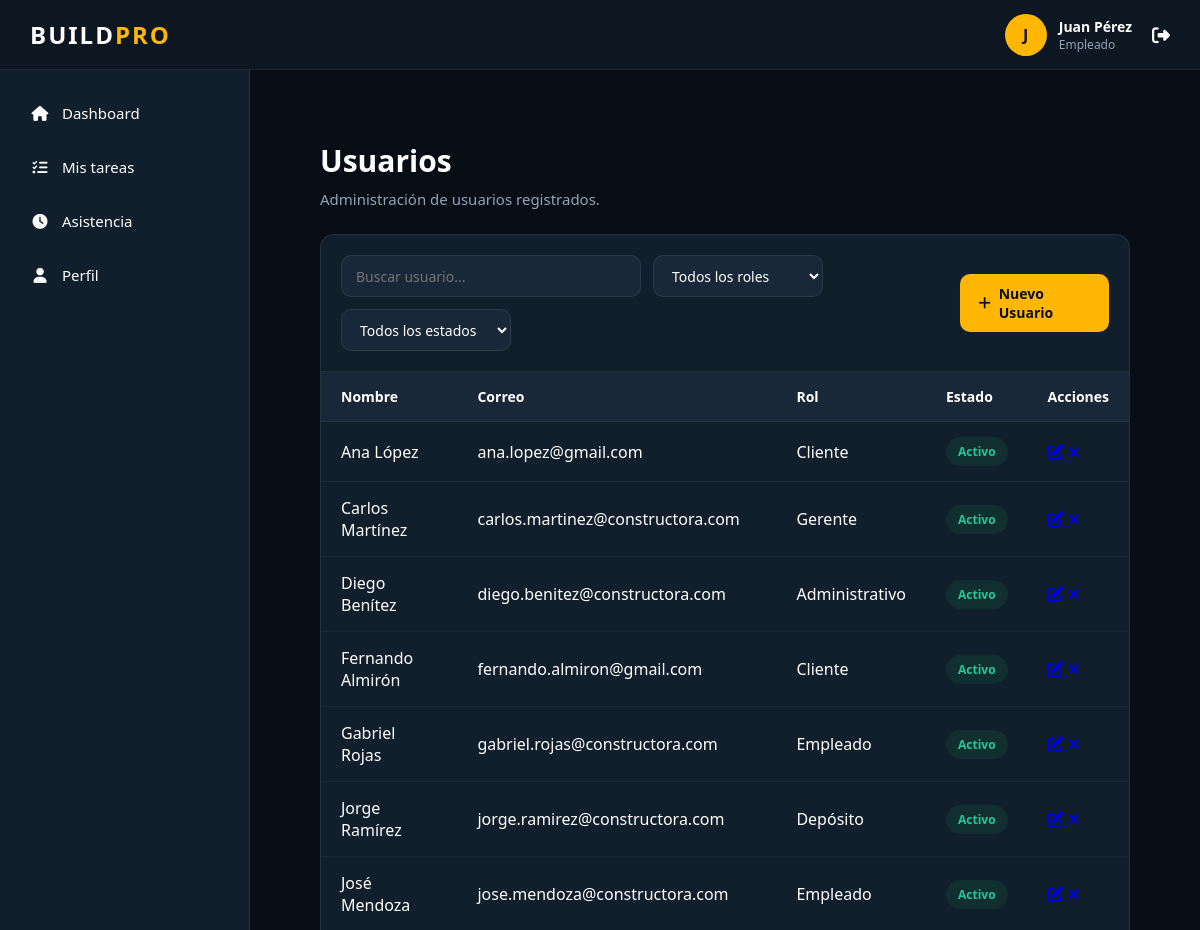
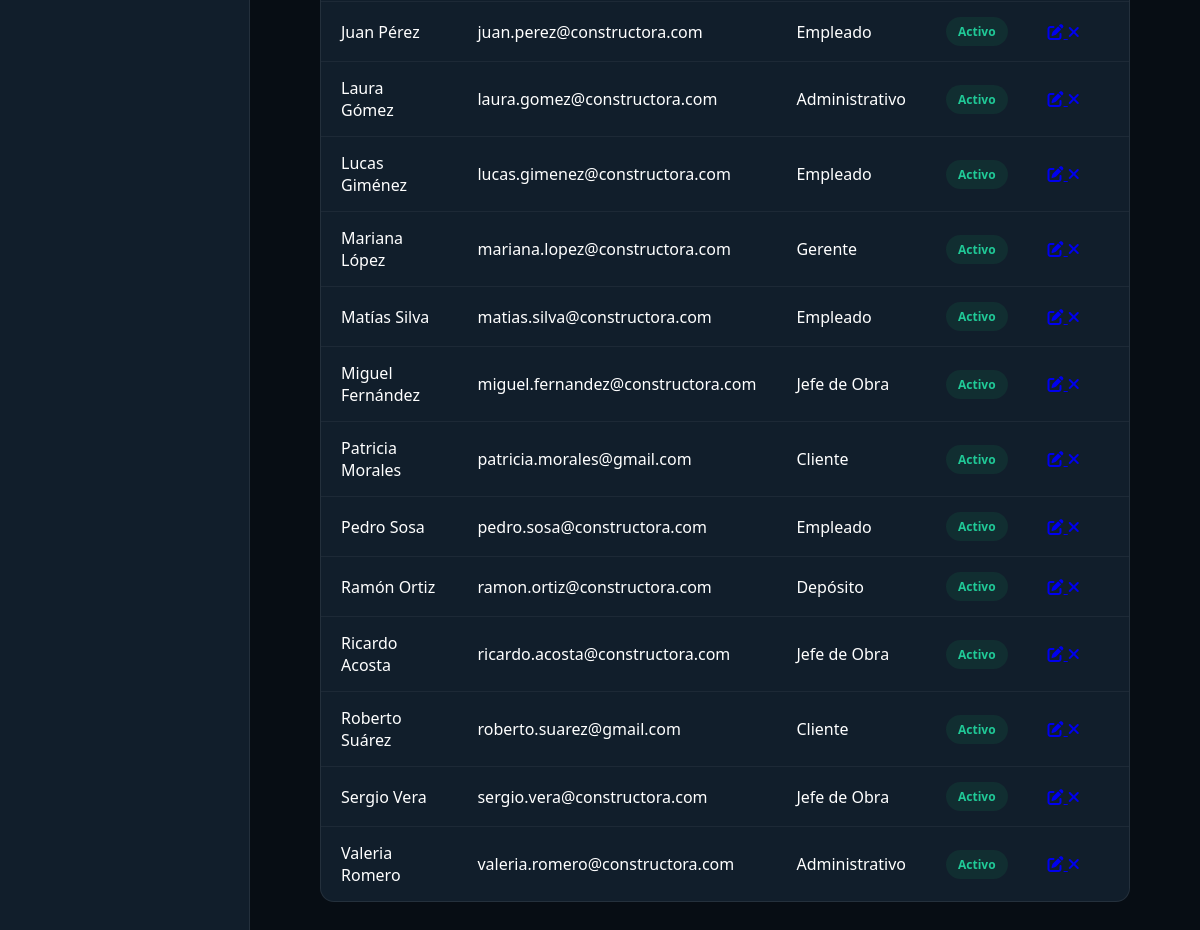
Screenshot of /vistas/usuarios/index.php (signed in) with the database file from the repository (2 pictures, top to bottom).
### tables this page shows
CREATE TABLE `usuario` (
  `id_usuario` int(11) NOT NULL,
  `id_rol` int(11) NOT NULL,
  `nombre` varchar(100) NOT NULL,
  `apellido` varchar(100) NOT NULL,
  `correo` varchar(150) NOT NULL,
  `contraseña` varchar(255) NOT NULL,
  `fecha_registro` datetime DEFAULT current_timestamp(),
  `estado` tinyint(1) DEFAULT 1 COMMENT '1=Activo, 0=Inactivo'
);

CREATE TABLE `roles` (
  `id_rol` int(11) NOT NULL,
  `nombre_rol` varchar(50) NOT NULL,
  `descripcion` varchar(255) DEFAULT NULL
);

### modelos/Conexion.php (called while the page is built)
<?php
class Conexion {
    private $host = "localhost";
    private $usuario = "root";
    private $password = "";
    private $baseDatos = "constructora";
    public function conectar(){
        try {
            $conexion = new PDO(
                "mysql:host=".$this->host.";dbname=".$this->baseDatos.";charset=utf8",
                $this->usuario,
                $this->password
            );
            $conexion->setAttribute(
                PDO::ATTR_ERRMODE,
                PDO::ERRMODE_EXCEPTION
            );
            return $conexion;
        } catch(PDOException $e){
            die("Error de conexión: ".$e->getMessage());
        }
    }
}
?>

### modelos/Usuario.php (called while the page is built, shortened)
<?php
require_once "Conexion.php";
class Usuario
{
    private $conexion;
    public function __construct()
    {
        $db = new Conexion();
        $this->conexion = $db->conectar();
    }
    public function obtenerTodos()
    {
        $sql = "SELECT
                    u.id_usuario,
                    u.nombre,
                    u.apellido,
                    u.correo,
                    u.estado,
                    r.nombre_rol
                FROM usuario u
                INNER JOIN roles r
                    ON u.id_rol = r.id_rol
                ORDER BY u.nombre";
        $consulta = $this->conexion->prepare($sql);
        $consulta->execute();
        return $consulta->fetchAll(PDO::FETCH_ASSOC);
    }
}

### vistas/usuarios/index.php (the view, shortened to what this page needs)
<?php
require_once "../../modelos/Usuario.php";
$usuario = new Usuario();
$usuarios = $usuario->obtenerTodos();
require_once "../../layouts/header.php";
require_once "../../layouts/sidebar.php";
?>
<main class="content">
    <div class="page-title">
        <h1>Usuarios</h1>
        <p>Administración de usuarios registrados.</p>
    </div>
    <div class="table-container">
        <div class="toolbar">
            <div class="toolbar-left">
                <input type="text" id="buscarUsuario" class="search-box" placeholder="Buscar usuario...">
                <select class="filter" id="filtroRol">
                    <option value="">Todos los roles</option>
                </select>
                <select id="filtroEstado" class="filter">
                    <option value="">Todos los estados</option>
                </select>
            </div>
            <a href="agregar.php" class="btn btn-primary">
                <i class="fa-solid fa-plus"></i>
                Nuevo Usuario
            </a>
        </div>
        <table class="table" id="tablaUsuarios">
            <thead>
                <tr>
                    <th>Nombre</th>
                    <th>Correo</th>
                    <th>Rol</th>
                    <th>Estado</th>
                    <th>Acciones</th>
                </tr>
            </thead>
            <tbody>
                <?php foreach ($usuarios as $u) { ?>
                    <tr>
                        <td><?= $u["nombre"] . " " . $u["apellido"]; ?></td>
                        <td><?= $u["correo"]; ?></td>
                        <td><?= $u["nombre_rol"]; ?></td>
                        <td>
                            <span class="<?= $u['estado'] == 1 ? 'badge badge-success' : 'badge badge-danger' ?>">
                                <?= $u['estado'] == 1 ? 'Activo' : 'Inactivo' ?>
                            </span>
                        </td>
                        <td>
                            <a href="editar.php?id=<?php echo $u['id_usuario']; ?>">
                                <i class="fa-solid fa-pen-to-square"></i>
                            </a>
                            <?php if ($u["estado"] == 1) { ?>
                                <a
                                    href="../../controladores/UsuarioController.php?accion=baja&id=<?php echo $u['id_usuario']; ?>"
                                    onclick="return confirm('¿Está seguro que desea dar de baja este usuario?');">
                                    <i class="fa-solid fa-times"></i>
                                </a>
                            <?php } ?>
                        </td>
                    </tr>
                <?php } ?>
            </tbody>
        </table>
    </div>
</main>
<?php
require_once "../../layouts/footer.php";
?>

### layouts/header.php (shortened to what this page needs)
<!DOCTYPE html>
<html lang="es">
<head>
    <link rel="stylesheet" href="https://cdnjs.cloudflare.com/ajax/libs/font-awesome/6.7.2/css/all.min.css">
    <link rel="stylesheet" href="/empresa_constructora/assets/css/layout.css">
    <link rel="stylesheet" href="/empresa_constructora/assets/css/components.css">
</head>
<body>
<header class="navbar">
    <div class="logo">
        BUILD<span>PRO</span>
    </div>
    <div class="navbar-right">
        <div class="user">
            <div class="avatar">
                <?= strtoupper(substr($_SESSION['usuario']['nombre'],0,1)); ?>
            </div>
            <div class="user-info">
                <h4><?= $_SESSION['usuario']['nombre']." ".$_SESSION['usuario']['apellido']; ?></h4>
                <p><?= $_SESSION['usuario']['rol']; ?></p>
            </div>
        </div>
        <a href="/empresa_constructora/controladores/LogoutController.php" class="logout">
            <i class="fa-solid fa-right-from-bracket"></i>
        </a>
    </div>
</header>
<div class="container">

### layouts/sidebar.php
<?php
require_once __DIR__ . "/../config/menu.php";
$rol = $_SESSION['usuario']['rol'];
?>
<aside class="sidebar">
    <?php foreach ($menu[$rol] as $item) { ?>
        <a href="<?= $item[2] ?>">
            <i class="<?= $item[0] ?>"></i>
            <span><?= $item[1] ?></span>
        </a>
    <?php } ?>
</aside>
<main class="content">

### layouts/footer.php (shortened to what this page needs)
</div>
</html>

### assets/css/layout.css (style rules this page uses)
:root { --bg:#070d14; --surface:#111e2b; --surface-hover:#182838; --accent:#ffb703; --accent-hover:#fb8500; --text:#ffffff; --muted:#94a3b8; --border:rgba(255,255,255,.08); }
* { margin:0; padding:0; box-sizing:border-box; font-family:"Segoe UI",sans-serif; }
body { background:var(--bg); color:var(--text); }
.navbar { height:70px; background:#0d1722; display:flex; justify-content:space-between; align-items:center; padding:0 30px; border-bottom:1px solid var(--border); position:fixed; top:0; left:0; right:0; z-index:1000; }
.logo { font-size:24px; font-weight:800; letter-spacing:2px; }
.logo span { color:var(--accent); }
.navbar-right { display:flex; align-items:center; gap:20px; }
.user { display:flex; align-items:center; gap:12px; }
.avatar { width:42px; height:42px; border-radius:50%; background:var(--accent); display:flex; justify-content:center; align-items:center; font-weight:700; color:#111; }
.user-info h4 { font-size:14px; font-weight:600; }
.user-info p { font-size:12px; color:var(--muted); }
.logout { color:white; font-size:18px; text-decoration:none; transition:.3s; }
.container { display:flex; margin-top:70px; min-height:calc(100vh - 70px); }
.sidebar { position: fixed; top: 70px; left: 0; bottom: 0; width: 250px; background: #111e2b; padding: 20px 15px; display: flex; flex-direction: column; gap: 8px; border-right: 1px solid var(--border); overflow-y: auto; }
.sidebar a { color:white; text-decoration:none; padding:13px 15px; border-radius:10px; transition:.3s; font-size:15px; font-weight:500; }
.content { flex: 1; padding: 35px; margin-left: 125px; background: var(--bg); }
.page-title h1 { font-size:30px; font-weight:700; }
.page-title p { margin-top:8px; color:var(--muted); font-size:15px; }
.sidebar a { display:flex; align-items:center; gap:12px; }
.sidebar a i { width:20px; text-align:center; font-size:15px; }

### assets/css/components.css (style rules this page uses)
.btn { display:inline-flex; align-items:center; gap:8px; padding:10px 18px; border:none; border-radius:10px; cursor:pointer; text-decoration:none; font-size:14px; font-weight:600; transition:.25s; }
.btn-primary { background:#ffb703; color:#070d14; }
.table-container { margin-top:25px; background:#111e2b; border:1px solid rgba(255,255,255,.08); border-radius:14px; overflow:hidden; }
.search-box { width:300px; padding:10px 15px; background:#182838; border:none; border-radius:8px; color:#fff; outline:none; }
.table { width:100%; border-collapse:collapse; }
.table th { text-align:left; padding:15px 20px; background:#182838; font-size:14px; font-weight:600; }
.table td { padding:15px 20px; border-top:1px solid rgba(255,255,255,.05); }
.toolbar { display:flex; justify-content:space-between; align-items:center; padding:20px; border-bottom:1px solid rgba(255,255,255,.08); gap:15px; }
.toolbar-left { display:flex; align-items:center; gap:12px; flex-wrap:wrap; }
.search-box,.filter { height:42px; padding:0 14px; background:#182838; border:1px solid rgba(255,255,255,.08); border-radius:10px; color:#fff; outline:none; font-size:14px; }
.search-box { width:300px; }
.filter { min-width:170px; cursor:pointer; }
.badge { display:inline-block; padding:6px 12px; border-radius:30px; font-size:12px; font-weight:600; }
.badge-success { background:rgba(25,135,84,.15); color:#20c997; }
.filter { transition:.2s; }

### rows the page displays
usuario: nombre "Ana", apellido "López", correo "ana.lopez@gmail.com", id_rol.nombre_rol "Cliente", estado "Activo"
usuario: nombre "Carlos", apellido "Martínez", correo "carlos.martinez@constructora.com", id_rol.nombre_rol "Gerente", estado "Activo"
usuario: nombre "Diego", apellido "Benítez", correo "diego.benitez@constructora.com", id_rol.nombre_rol "Administrativo", estado "Activo"
usuario: nombre "Fernando", apellido "Almirón", correo "fernando.almiron@gmail.com", id_rol.nombre_rol "Cliente", estado "Activo"
usuario: nombre "Gabriel", apellido "Rojas", correo "gabriel.rojas@constructora.com", id_rol.nombre_rol "Empleado", estado "Activo"
usuario: nombre "Jorge", apellido "Ramírez", correo "jorge.ramirez@constructora.com", id_rol.nombre_rol "Depósito", estado "Activo"
usuario: nombre "José", apellido "Mendoza", correo "jose.mendoza@constructora.com", id_rol.nombre_rol "Empleado", estado "Activo"
usuario: nombre "Juan", apellido "Pérez", correo "juan.perez@constructora.com", id_rol.nombre_rol "Empleado", estado "Activo"
usuario: nombre "Laura", apellido "Gómez", correo "laura.gomez@constructora.com", id_rol.nombre_rol "Administrativo", estado "Activo"
usuario: nombre "Lucas", apellido "Giménez", correo "lucas.gimenez@constructora.com", id_rol.nombre_rol "Empleado", estado "Activo"
usuario: nombre "Mariana", apellido "López", correo "mariana.lopez@constructora.com", id_rol.nombre_rol "Gerente", estado "Activo"
usuario: nombre "Matías", apellido "Silva", correo "matias.silva@constructora.com", id_rol.nombre_rol "Empleado", estado "Activo"
usuario: nombre "Miguel", apellido "Fernández", correo "miguel.fernandez@constructora.com", id_rol.nombre_rol "Jefe de Obra", estado "Activo"
usuario: nombre "Patricia", apellido "Morales", correo "patricia.morales@gmail.com", id_rol.nombre_rol "Cliente", estado "Activo"
usuario: nombre "Pedro", apellido "Sosa", correo "pedro.sosa@constructora.com", id_rol.nombre_rol "Empleado", estado "Activo"
usuario: nombre "Ramón", apellido "Ortiz", correo "ramon.ortiz@constructora.com", id_rol.nombre_rol "Depósito", estado "Activo"
usuario: nombre "Ricardo", apellido "Acosta", correo "ricardo.acosta@constructora.com", id_rol.nombre_rol "Jefe de Obra", estado "Activo"
usuario: nombre "Roberto", apellido "Suárez", correo "roberto.suarez@gmail.com", id_rol.nombre_rol "Cliente", estado "Activo"
usuario: nombre "Sergio", apellido "Vera", correo "sergio.vera@constructora.com", id_rol.nombre_rol "Jefe de Obra", estado "Activo"
usuario: nombre "Valeria", apellido "Romero", correo "valeria.romero@constructora.com", id_rol.nombre_rol "Administrativo", estado "Activo"

### other values shown
substr($_SESSION['usuario']['nombre'],0,1) "J"
$_SESSION['usuario']['nombre'] "Juan"
$_SESSION['usuario']['apellido'] "Pérez"
$_SESSION['usuario']['rol'] "Empleado"
$item[1] "Dashboard"
$item[1] "Mis tareas"
$item[1] "Asistencia"
$item[1] "Perfil"
